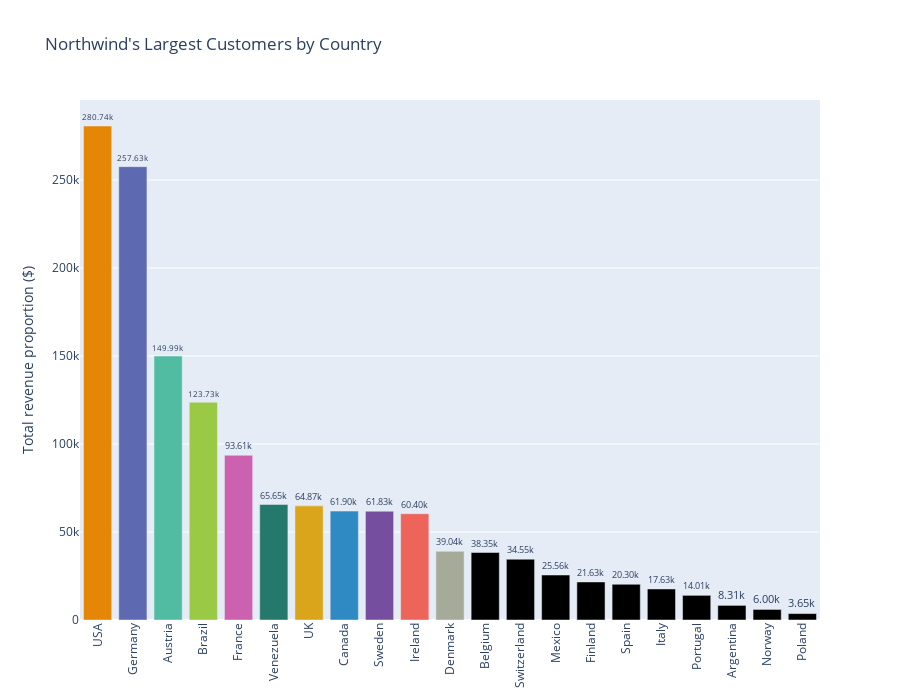

Here is the notebook cell this chart was saved with:
### Markdown cell above
We want to find who were Northwind's most valuable customers. Maintaining a high value customers are one of the most important thing in business, since their value are essentially limitless, they can contribute a constant cash flow to the company.

### Code cell
fig = go.Figure()

fig.add_trace(go.Bar(
                     y = q4a['TotalRevenue'],
                     x = q4a.index,
                     text = q4a['TotalRevenue'].apply(lambda x: x/1000).apply(lambda x: '{:.2f}k'.format(x)), # Format text label
                     textposition = 'outside', # Set position of text label
                     marker = {'color' : px.colors.qualitative.Vivid},
                     hovertext = q4a['Proportion'].apply(lambda x: '{:.2f}%'.format(x))))

fig.update_layout(title_text = "Northwind's Largest Customers by Country",
                  height = 700)

fig.update_xaxes(tickangle = -90) # Rotate x axis
fig.update_yaxes(title_text = 'Total revenue proportion ($)')

fig.show()

### Figure 1 — Plotly figure (JSON) as saved in the notebook; plotly's stock layout.template omitted (floating-point values rounded to 4 significant figures)
{"data": [{"hovertext": ["19.37%", "17.78%", "10.35%", "8.54%", "6.46%", "4.53%", "4.48%", "4.27%", "4.27%", "4.17%", "2.69%", "2.65%", "2.38%", "1.76%", "1.49%", "1.40%", "1.22%", "0.97%", "0.57%", "0.41%", "0.25%"], "marker": {"color": ["rgb(229, 134, 6)", "rgb(93, 105, 177)", "rgb(82, 188, 163)", "rgb(153, 201, 69)", "rgb(204, 97, 176)", "rgb(36, 121, 108)", "rgb(218, 165, 27)", "rgb(47, 138, 196)", "rgb(118, 78, 159)", "rgb(237, 100, 90)", "rgb(165, 170, 153)"]}, "text": ["280.74k", "257.63k", "149.99k", "123.73k", "93.61k", "65.65k", "64.87k", "61.90k", "61.83k", "60.40k", "39.04k", "38.35k", "34.55k", "25.56k", "21.63k", "20.30k", "17.63k", "14.01k", "8.31k", "6.00k", "3.65k"], "textposition": "outside", "type": "bar", "x": ["USA", "Germany", "Austria", "Brazil", "France", "Venezuela", "UK", "Canada", "Sweden", "Ireland", "Denmark", "Belgium", "Switzerland", "Mexico", "Finland", "Spain", "Italy", "Portugal", "Argentina", "Norway", "Poland"], "y": [280700.0, 257600.0, 150000.0, 123700.0, 93610.0, 65650.0, 64870.0, 61900.0, 61830.0, 60400.0, 39040.0, 38350.0, 34550.0, 25560.0, 21630.0, 20300.0, 17630.0, 14010.0, 8311.0, 6000.0, 3647.0]}], "layout": {"height": 700, "title": {"text": "Northwind's Largest Customers by Country"}, "xaxis": {"tickangle": -90}, "yaxis": {"title": {"text": "Total revenue proportion ($)"}}}}
